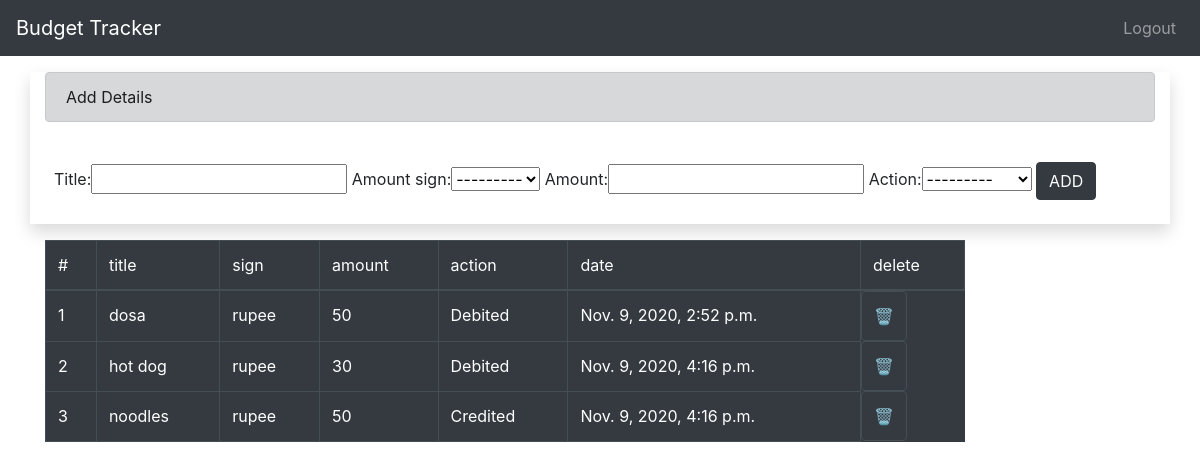
Screenshot of / (signed in) with the database file from the repository.
### app/models.py (models this page shows)
class TRACKER(models.Model):
    action_choices = [
        ('Credited','Credited by'),
        ('Debited','Debited by'),
    ]
    amount_choices = [
        ('dollar','💲'),
        ('rupee','₹'),
    ]
    title = models.CharField(max_length=30)
    amount = models.CharField(max_length=30)
    amount_sign = models.CharField(max_length=10,choices=amount_choices)
    action = models.CharField(max_length=10,choices=action_choices)
    date = models.DateTimeField(auto_now_add=True)
    user = models.ForeignKey(User,on_delete=models.CASCADE)

### app/views.py (the view)
# urls.py: path('',home,name="home"),
@login_required(login_url='login')
def home(request):
    if request.user.is_authenticated:
        form = TRACKERForm
        user=request.user
        trackers = TRACKER.objects.filter(user=user)
        context = {
            'form':form,
            'trackers':trackers
        }
        return render(request,'index.html',context)

### app/templates/index.html (shortened to what this page needs)
{%extends 'base.html'%}
{%block content%}
<div>
    <div class="container mx-auto shadow pr-10 my-3">
        <div class="alert alert-dark">Add Details</div>
        <div class="row p-4 mr-3" >
            <form action="/add-tracker/" method="post">
                {{form}}
                <input class="btn btn-dark" type="submit" value="ADD">
            </form>
        </div>
      </div>
      <div class="container mx-auto my-3">
          <div class="row">
                <div class="col-lg-10">
                    <table class="table table-dark table-bordered table-hover">
                        <thead>
                            <tr>
                                <td>#</td>
                                <td>title</td>
                                <td>sign</td>
                                <td>amount</td>
                                <td>action</td>
                                <td>date</td>
                                <td>delete</td>
                            </tr>
                        </thead>
                        <tbody>
                            {%for tracker in trackers%}
                            <tr>
                                <td>{{forloop.counter}}</td>
                                <td>{{tracker.title}}</td>
                                <td>{{tracker.amount_sign}}</td>
                                <td>{{tracker.amount}}</td>
                                <td>{{tracker.action}}</td>
                                <td>{{tracker.date}}</td>
                                <td class="btn">
                                    <a href="delete-tracker/{{tracker.id}}">🗑️</a></td>
                            </tr>
                            {%endfor%}
                        </tbody>
                    </table>
                  </div>
              </div>
        </div>
</div>
{%endblock%}

### rows the page displays
TRACKER: title "dosa", amount_sign "rupee", amount "50", action "Debited", date "Nov. 9, 2020, 2:52 p.m."
TRACKER: title "hot dog", amount_sign "rupee", amount "30", action "Debited", date "Nov. 9, 2020, 4:16 p.m."
TRACKER: title "noodles", amount_sign "rupee", amount "50", action "Credited", date "Nov. 9, 2020, 4:16 p.m."
